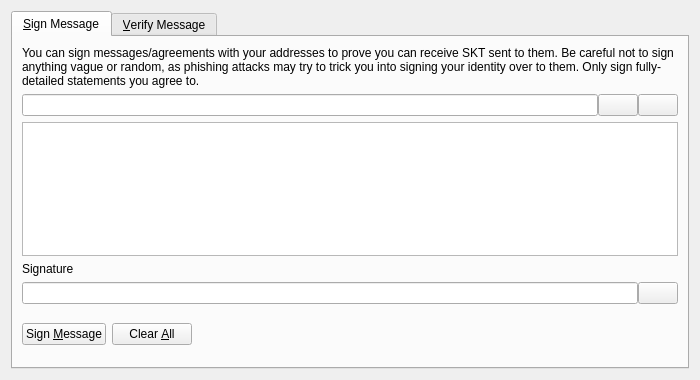
<?xml version="1.0" encoding="UTF-8"?>
<ui version="4.0">
 <class>SignVerifyMessageDialog</class>
 <widget class="QDialog" name="SignVerifyMessageDialog">
  <property name="geometry">
   <rect>
    <x>0</x>
    <y>0</y>
    <width>700</width>
    <height>380</height>
   </rect>
  </property>
  <property name="windowTitle">
   <string>Signatures - Sign / Verify a Message</string>
  </property>
  <property name="modal">
   <bool>true</bool>
  </property>
  <layout class="QVBoxLayout" name="verticalLayout">
   <item>
    <widget class="QTabWidget" name="tabWidget">
     <property name="currentIndex">
      <number>0</number>
     </property>
     <widget class="QWidget" name="tabSignMessage">
      <attribute name="title">
       <string>&amp;Sign Message</string>
      </attribute>
      <layout class="QVBoxLayout" name="verticalLayout_SM">
       <item>
        <widget class="QLabel" name="infoLabel_SM">
         <property name="text">
          <string>You can sign messages/agreements with your addresses to prove you can receive SKT sent to them. Be careful not to sign anything vague or random, as phishing attacks may try to trick you into signing your identity over to them. Only sign fully-detailed statements you agree to.</string>
         </property>
         <property name="textFormat">
          <enum>Qt::PlainText</enum>
         </property>
         <property name="wordWrap">
          <bool>true</bool>
         </property>
        </widget>
       </item>
       <item>
        <layout class="QHBoxLayout" name="horizontalLayout_1_SM">
         <property name="spacing">
          <number>0</number>
         </property>
         <item>
          <widget class="QValidatedLineEdit" name="addressIn_SM">
           <property name="toolTip">
            <string>The SKT address to sign the message with</string>
           </property>
          </widget>
         </item>
         <item>
          <widget class="QPushButton" name="addressBookButton_SM">
           <property name="toolTip">
            <string>Choose previously used address</string>
           </property>
           <property name="text">
            <string/>
           </property>
           <property name="shortcut">
            <string>Alt+A</string>
           </property>
           <property name="autoDefault">
            <bool>false</bool>
           </property>
          </widget>
         </item>
         <item>
          <widget class="QPushButton" name="pasteButton_SM">
           <property name="toolTip">
            <string>Paste address from clipboard</string>
           </property>
           <property name="text">
            <string/>
           </property>
           <property name="shortcut">
            <string>Alt+P</string>
           </property>
           <property name="autoDefault">
            <bool>false</bool>
           </property>
          </widget>
         </item>
        </layout>
       </item>
       <item>
        <widget class="QPlainTextEdit" name="messageIn_SM">
         <property name="toolTip">
          <string>Enter the message you want to sign here</string>
         </property>
        </widget>
       </item>
       <item>
        <widget class="QLabel" name="signatureLabel_SM">
         <property name="text">
          <string>Signature</string>
         </property>
         <property name="textFormat">
          <enum>Qt::PlainText</enum>
         </property>
        </widget>
       </item>
       <item>
        <layout class="QHBoxLayout" name="horizontalLayout_2_SM">
         <property name="spacing">
          <number>0</number>
         </property>
         <item>
          <widget class="QLineEdit" name="signatureOut_SM">
           <property name="font">
            <font>
             <italic>true</italic>
            </font>
           </property>
           <property name="readOnly">
            <bool>true</bool>
           </property>
          </widget>
         </item>
         <item>
          <widget class="QPushButton" name="copySignatureButton_SM">
           <property name="toolTip">
            <string>Copy the current signature to the system clipboard</string>
           </property>
           <property name="text">
            <string/>
           </property>
           <property name="autoDefault">
            <bool>false</bool>
           </property>
          </widget>
         </item>
        </layout>
       </item>
       <item>
        <layout class="QHBoxLayout" name="horizontalLayout_3_SM">
         <item>
          <widget class="QPushButton" name="signMessageButton_SM">
           <property name="toolTip">
            <string>Sign the message to prove you own this SKT address</string>
           </property>
           <property name="text">
            <string>Sign &amp;Message</string>
           </property>
           <property name="autoDefault">
            <bool>false</bool>
           </property>
          </widget>
         </item>
         <item>
          <widget class="QPushButton" name="clearButton_SM">
           <property name="toolTip">
            <string>Reset all sign message fields</string>
           </property>
           <property name="text">
            <string>Clear &amp;All</string>
           </property>
           <property name="autoDefault">
            <bool>false</bool>
           </property>
          </widget>
         </item>
         <item>
          <spacer name="horizontalSpacer_1_SM">
           <property name="orientation">
            <enum>Qt::Horizontal</enum>
           </property>
           <property name="sizeHint" stdset="0">
            <size>
             <width>40</width>
             <height>48</height>
            </size>
           </property>
          </spacer>
         </item>
         <item>
          <widget class="QLabel" name="statusLabel_SM">
           <property name="font">
            <font>
             <weight>75</weight>
             <bold>true</bold>
            </font>
           </property>
           <property name="text">
            <string/>
           </property>
           <property name="wordWrap">
            <bool>true</bool>
           </property>
          </widget>
         </item>
         <item>
          <spacer name="horizontalSpacer_2_SM">
           <property name="orientation">
            <enum>Qt::Horizontal</enum>
           </property>
           <property name="sizeHint" stdset="0">
            <size>
             <width>40</width>
             <height>48</height>
            </size>
           </property>
          </spacer>
         </item>
        </layout>
       </item>
      </layout>
     </widget>
     <widget class="QWidget" name="tabVerifyMessage">
      <attribute name="title">
       <string>&amp;Verify Message</string>
      </attribute>
      <layout class="QVBoxLayout" name="verticalLayout_VM">
       <item>
        <widget class="QLabel" name="infoLabel_VM">
         <property name="text">
          <string>Enter the receiver's address, message (ensure you copy line breaks, spaces, tabs, etc. exactly) and signature below to verify the message. Be careful not to read more into the signature than what is in the signed message itself, to avoid being tricked by a man-in-the-middle attack. Note that this only proves the signing party receives with the address, it cannot prove sendership of any transaction!</string>
         </property>
         <property name="textFormat">
          <enum>Qt::PlainText</enum>
         </property>
         <property name="alignment">
          <set>Qt::AlignLeading|Qt::AlignLeft|Qt::AlignTop</set>
         </property>
         <property name="wordWrap">
          <bool>true</bool>
         </property>
        </widget>
       </item>
       <item>
        <layout class="QHBoxLayout" name="horizontalLayout_1_VM">
         <property name="spacing">
          <number>0</number>
         </property>
         <item>
          <widget class="QValidatedLineEdit" name="addressIn_VM">
           <property name="toolTip">
            <string>The SKT address the message was signed with</string>
           </property>
          </widget>
         </item>
         <item>
          <widget class="QPushButton" name="addressBookButton_VM">
           <property name="toolTip">
            <string>Choose previously used address</string>
           </property>
           <property name="text">
            <string/>
           </property>
           <property name="shortcut">
            <string>Alt+A</string>
           </property>
           <property name="autoDefault">
            <bool>false</bool>
           </property>
          </widget>
         </item>
        </layout>
       </item>
       <item>
        <widget class="QPlainTextEdit" name="messageIn_VM"/>
       </item>
       <item>
        <widget class="QValidatedLineEdit" name="signatureIn_VM"/>
       </item>
       <item>
        <layout class="QHBoxLayout" name="horizontalLayout_2_VM">
         <item>
          <widget class="QPushButton" name="verifyMessageButton_VM">
           <property name="toolTip">
            <string>Verify the message to ensure it was signed with the specified SKT address</string>
           </property>
           <property name="text">
            <string>Verify &amp;Message</string>
           </property>
           <property name="autoDefault">
            <bool>false</bool>
           </property>
          </widget>
         </item>
         <item>
          <widget class="QPushButton" name="clearButton_VM">
           <property name="toolTip">
            <string>Reset all verify message fields</string>
           </property>
           <property name="text">
            <string>Clear &amp;All</string>
           </property>
           <property name="autoDefault">
            <bool>false</bool>
           </property>
          </widget>
         </item>
         <item>
          <spacer name="horizontalSpacer_1_VM">
           <property name="orientation">
            <enum>Qt::Horizontal</enum>
           </property>
           <property name="sizeHint" stdset="0">
            <size>
             <width>40</width>
             <height>48</height>
            </size>
           </property>
          </spacer>
         </item>
         <item>
          <widget class="QLabel" name="statusLabel_VM">
           <property name="font">
            <font>
             <weight>75</weight>
             <bold>true</bold>
            </font>
           </property>
           <property name="text">
            <string/>
           </property>
           <property name="wordWrap">
            <bool>true</bool>
           </property>
          </widget>
         </item>
         <item>
          <spacer name="horizontalSpacer_2_VM">
           <property name="orientation">
            <enum>Qt::Horizontal</enum>
           </property>
           <property name="sizeHint" stdset="0">
            <size>
             <width>40</width>
             <height>48</height>
            </size>
           </property>
          </spacer>
         </item>
        </layout>
       </item>
      </layout>
     </widget>
    </widget>
   </item>
  </layout>
 </widget>
 <customwidgets>
  <customwidget>
   <class>QValidatedLineEdit</class>
   <extends>QLineEdit</extends>
   <header>qvalidatedlineedit.h</header>
  </customwidget>
 </customwidgets>
 <resources>
  <include location="../skt.qrc"/>
 </resources>
 <connections/>
</ui>
